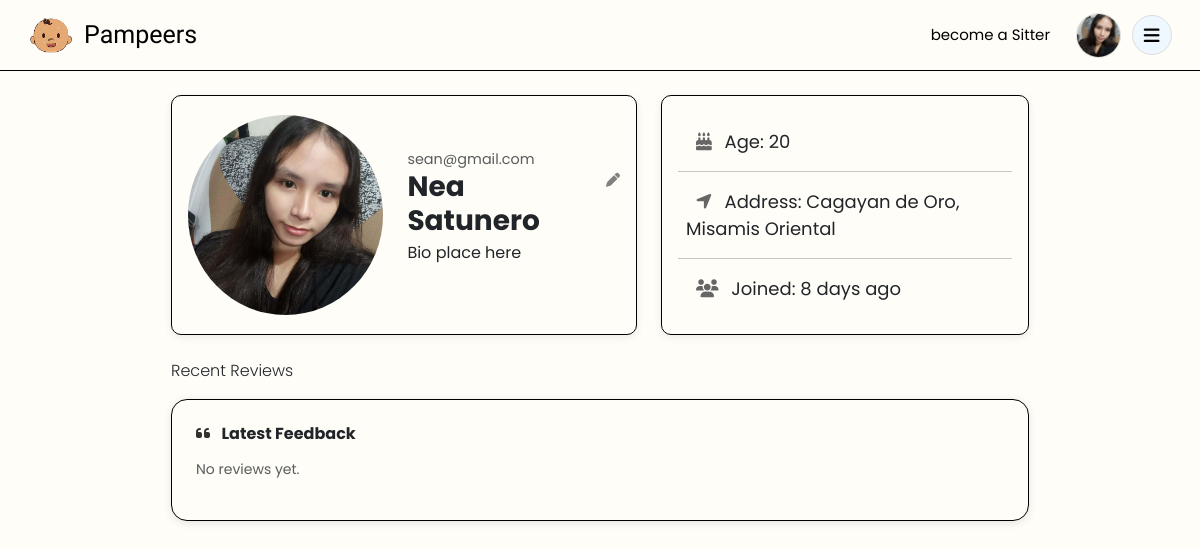
/public/profile.php (signed in), run on the app's committed database.
### tables this page shows
CREATE TABLE `users` (
  `id` int(11) NOT NULL,
  `uuid` char(36) NOT NULL,
  `firstName` varchar(100) NOT NULL,
  `middleName` varchar(100) DEFAULT NULL,
  `lastName` varchar(100) NOT NULL,
  `bio` text DEFAULT NULL,
  `suffix` varchar(10) DEFAULT NULL,
  `birthDate` date NOT NULL,
  `sex` enum('male','female','other') NOT NULL,
  `role` enum('guardian','sitter','admin') NOT NULL DEFAULT 'guardian',
  `contactNumber` varchar(20) NOT NULL,
  `emailAddress` varchar(150) NOT NULL,
  `username` varchar(100) NOT NULL,
  `password` varchar(255) NOT NULL,
  `streetAddress` varchar(255) NOT NULL,
  `barangay` varchar(255) NOT NULL,
  `cityMunicipality` varchar(255) NOT NULL,
  `province` varchar(255) NOT NULL,
  `country` varchar(255) NOT NULL,
  `zipCode` char(10) NOT NULL,
  `dateCreated` timestamp NOT NULL DEFAULT current_timestamp(),
  `profilePic` varchar(255) NOT NULL DEFAULT 'default.jpg',
  `isActive` tinyint(1) NOT NULL DEFAULT 1,
  `deactivatedAt` datetime DEFAULT NULL,
  `deletedAt` datetime DEFAULT NULL,
  `createdAt` datetime DEFAULT current_timestamp()
);

### public/profile.php (the view, shortened to what this page needs)
<?php
require_once __DIR__ . '/../app/config/config.php';
$userId = $_SESSION['user_id'] ?? null;
$stmt = $conn->prepare("SELECT * FROM users WHERE id = ? LIMIT 1");
$stmt->bind_param("i", $userId);
$stmt->execute();
$user = $stmt->get_result()->fetch_assoc() ?? [];
$age = 'N/A';
if (!empty($user['birthDate'])) {
    $dob = new DateTime($user['birthDate']);
    $today = new DateTime('today');
    $age = $dob->diff($today)->y;
}
$joinedText = 'N/A';
if (!empty($user['createdAt'])) {
    $created = new DateTime($user['createdAt']);
    $today = new DateTime('today');
    $diff = $created->diff($today);
    if ($diff->y > 0) $joinedText = $diff->y . " year" . ($diff->y > 1 ? "s" : "") . " ago";
    elseif ($diff->m > 0) $joinedText = $diff->m . " month" . ($diff->m > 1 ? "s" : "") . " ago";
    else $joinedText = $diff->d . " day" . ($diff->d > 1 ? "s" : "") . " ago";
}
$city = $user['cityMunicipality'] ?? '';
$prov = $user['province'] ?? '';
$location = trim(implode(', ', array_filter([$city, $prov])));
$profilePic = $user['profilePic'] ?? 'default.jpg';
$emailAddress = $user['emailAddress'] ?? 'No email set';
$fullName = trim(($user['firstName'] ?? '') . ' ' . ($user['lastName'] ?? ''));
$bio = $user['bio'] ?? '';
$sitterData = getSitter($conn, $userId);
$isSitter = !empty($sitterData);
$verificationStatus = $sitterData['verificationStatus'] ?? null;
$recentReviews = null;
?>
<!DOCTYPE html>
<html lang="en">
<head>
    <link href="https://cdnjs.cloudflare.com/ajax/libs/font-awesome/6.5.1/css/all.min.css" rel="stylesheet">
    <link href="https://cdn.jsdelivr.net/npm/bootstrap@5.3.3/dist/css/bootstrap.min.css" rel="stylesheet">
    <link rel="stylesheet" href="/Pampeers/public/css/guardianProfile.css">
</head>
<body>
<header class="sticky-top custom-header">
    <div class="nav-container d-flex align-items-center justify-content-between px-3">
        <div class="d-none d-lg-flex align-items-center gap-2">
            <a href="/Pampeers/public/guardian/guardianDashboard.php">
                <img src="/Pampeers/app/uploads/pampeerlogo.png" class="logo-img" alt="Pampeers Logo">
            </a>
            <p class="brand m-0"><a href="/Pampeers/public/guardian/guardianDashboard.php">Pampeers</a></p>
        </div>
        <div class="right-side-p d-flex align-items-center justify-content-end gap-3 ms-auto">
            <div class="sitter-status-actions d-flex align-items-center gap-2">
                <?php if ($isSitter): ?>
                    <?php if ($verificationStatus === 'verified'): ?>
                        <a href="/Pampeers/public/sitter/sitterDashboard.php" class="verified-btn">verified sitter</a>
                    <?php elseif ($verificationStatus === 'pending'): ?>
                        <span class="btn btn-secondary btn-sm disabled">Sitter Pending</span>
                    <?php else: ?>
                        <span class="btn btn-danger btn-sm disabled">Not Verified</span>
                    <?php endif; ?>
                <?php else: ?>
                    <a href="/Pampeers/app/controllers/user/becomeSitter.php" class="btnbecome">become a Sitter</a>
                <?php endif; ?>
            </div>
            <div class="nav-btn d-flex align-items-center gap-2">
                <a href="profile.php" class="text-decoration-none">
                    <div class="profile-wrapper">
                        <img src="/Pampeers/app/uploads/profiles/<?= htmlspecialchars($profilePic); ?>" class="profile-img" alt="Profile">
                    </div>
                </a>
                <div class="dropdown">
                    <button class="btn-dropdown border-1" type="button" data-bs-toggle="dropdown" aria-expanded="false">
                        <i class="fa-solid fa-bars"></i>
                    </button>
                </div>
            </div>
        </div>
    </div>
</header>
<main class="container-fluid-lg mt-4 px-4 pb-5">
    <div class="row justify-content-center gx-4 mb-4">
        <div class="col-lg-5 col-md-6 col-sm-12 mb-3 mb-lg-0">
            <div class="profile-card d-flex flex-column flex-md-row gap-4 p-3 h-100">
                <img src="/Pampeers/app/uploads/profiles/<?= htmlspecialchars($profilePic) ?>" alt="Profile Picture" class="profile-img">
                <div class="d-flex flex-column justify-content-center">
                    <div>
                        <p class="text-muted m-0" style="font-size: 0.9rem;"><?= htmlspecialchars($emailAddress) ?></p>
                        <div class="d-flex align-items-center gap-2">
                            <h4 class="mb-1"><?= htmlspecialchars($fullName) ?></h4>
                            <a href="/Pampeers/public/editProfile.php" class="edit-icon"><i class="fa-solid fa-pen"></i></a>
                        </div>
                        <p class="mb-3"><?= !empty($bio) ? htmlspecialchars($bio) : 'Bio place here' ?></p>
                    </div>
                </div>
            </div>
        </div>
        <div class="col-lg-4 col-md-6 col-sm-12">
            <div class="details-card d-flex p-3 h-100">
                <div class="d-flex flex-column justify-content-center w-100">
                    <p class="m-2 py-2"><i class="fa-solid fa-cake-candles me-2"></i> Age: <?= $age ?></p>
                    <hr class="m-0">
                    <p class="m-2 py-2"><i class="fa-solid fa-location-arrow me-2"></i> Address: <?= htmlspecialchars($location) ?></p>
                    <hr class="m-0">
                    <p class="m-2 py-2"><i class="fa-solid fa-users me-2"></i> Joined: <?= $joinedText ?></p>
                </div>
            </div>
        </div>
    </div>
    <div class="row justify-content-center profile-content-row mb-5">
        <div class="col-lg-9">
            <div class="row gx-4">
                <div class="col-lg-<?php echo ($isSitter && $verificationStatus === 'verified') ? '7' : '12'; ?> col-md-6 mb-4 d-flex flex-column">
                    <div class="d-flex justify-content-between align-items-center mb-3">
                        <p class="m-0 fw-light">Recent Reviews</p>
                    </div>
                    <div class="card p-4 rounded-4 flex-grow-1">
                        <div class="d-flex flex-column h-100">
                            <h6 class="fw-bold mb-3"><i class="fa-solid fa-quote-left review-quote-icon me-2"></i> Latest Feedback</h6>
                            <?php if ($recentReviews): ?>
                                <p class="mb-3 fst-italic small">"<?= htmlspecialchars($recentReviews['comment']) ?>"</p>
                                <div class="mt-auto d-flex justify-content-between align-items-center">
                                    <span class="text-muted small">~ <?= htmlspecialchars($recentReviews['firstName']) ?></span>
                                </div>
                            <?php else: ?>
                                <p class="text-muted small">No reviews yet.</p>
                            <?php endif; ?>
                        </div>
                    </div>
                </div>
            </div>
        </div>
    </div>
</main>
</body>
</html>

### public/css/guardianProfile.css (style rules this page uses)
body { background: #FFFDF7; font-family: 'Poppins', sans-serif; margin: 0; }
.custom-header { background: #FFFDF7; border-bottom: 1px solid #000; padding: 10px; }
.logo-img { width: 50px; height: 50px; }
.brand { font-size: 25px; font-family: 'Ribeye', cursive; margin: 0; }
.profile-wrapper { width: 45px; height: 45px; border-radius: 50%; overflow: hidden; display: flex; align-items: center; justify-content: center; border: 1px solid #ddd; }
.profile-img { width: 100%; height: 100%; object-fit: cover; }
.dropdown { width: 45px; height: 45px; border-radius: 50%; text-decoration: none; color: #666; display: flex; justify-content: center; align-items: center; }
.dropdown button { border: 1px solid #ddd; border-radius: 50%; background-color: #F0F8FF; width: 40px; height: 40px; font-size: 18px; transition: 0.2s ease; }
.brand a { text-decoration: none; color: black; }
.btnbecome { font-size: 15px; font-weight: light; color: black; background-color: transparent; text-decoration: none; padding: 6px 10px; border-radius: 20px; transition: 0.2s ease; }
.profile-card { display: flex; align-items: center; background: #FFFDF7; box-shadow: 0 2px 8px rgba(0,0,0,0.08); border: 1px solid black; border-radius: 10px; padding: 20px; transition: box-shadow 0.2s ease; }
.profile-card img { width:200px; height:200px; border-radius:50%; object-fit:cover; }
.edit-icon { align-self: flex-start; color: grey; font-size: 14px; cursor: pointer; transition: transform 0.2s; }
.details-card { display: flex; align-items: center; border: 1px solid black; box-shadow: 0 2px 8px rgba(0,0,0,0.08); border-radius: 10px; padding: 20px; transition: box-shadow 0.2s ease; }
.profile-card h4 { font-size: 28px; font-weight: bold; margin-bottom: 5px; }
.details-card p { font-size: 18px; margin-bottom: 20px ; justify-content: flex-start; }
.details-card i { margin-left: 10px; color: #666; }
.card { border: #000 solid 1px; box-shadow: 0 2px 8px rgba(0,0,0,0.1); background-color: #FFFDF7; }
.review-quote-icon { color: black; opacity: 0.8; }

### data on the page
users: profilePic (picture), emailAddress "sean@gmail.com", fullName "Nea Satunero", birthDate "20", location "Cagayan de Oro, Misamis Oriental", createdAt "8 days ago"
